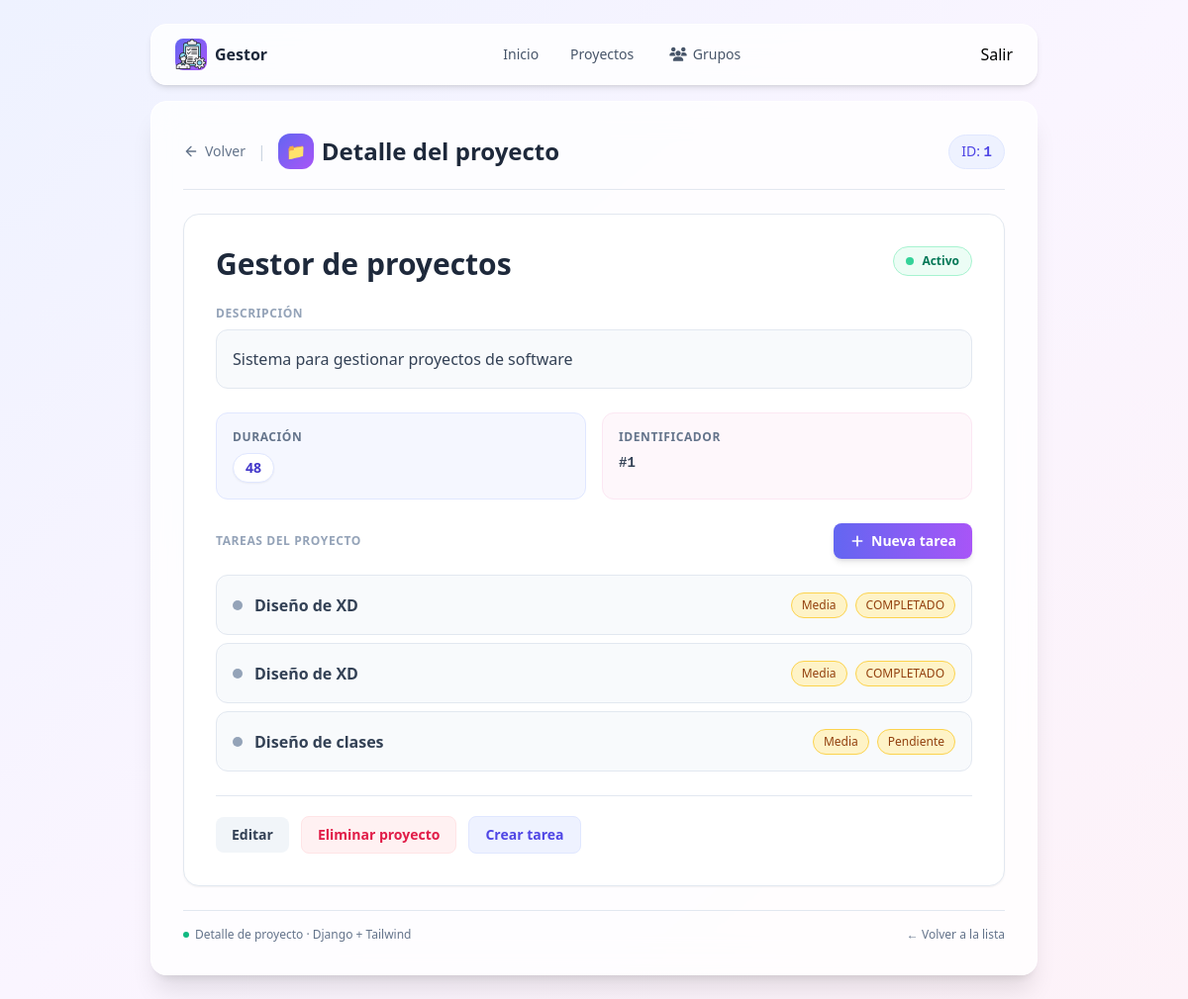
The page /proyectos/1/ (signed in) on the database as committed earlier.
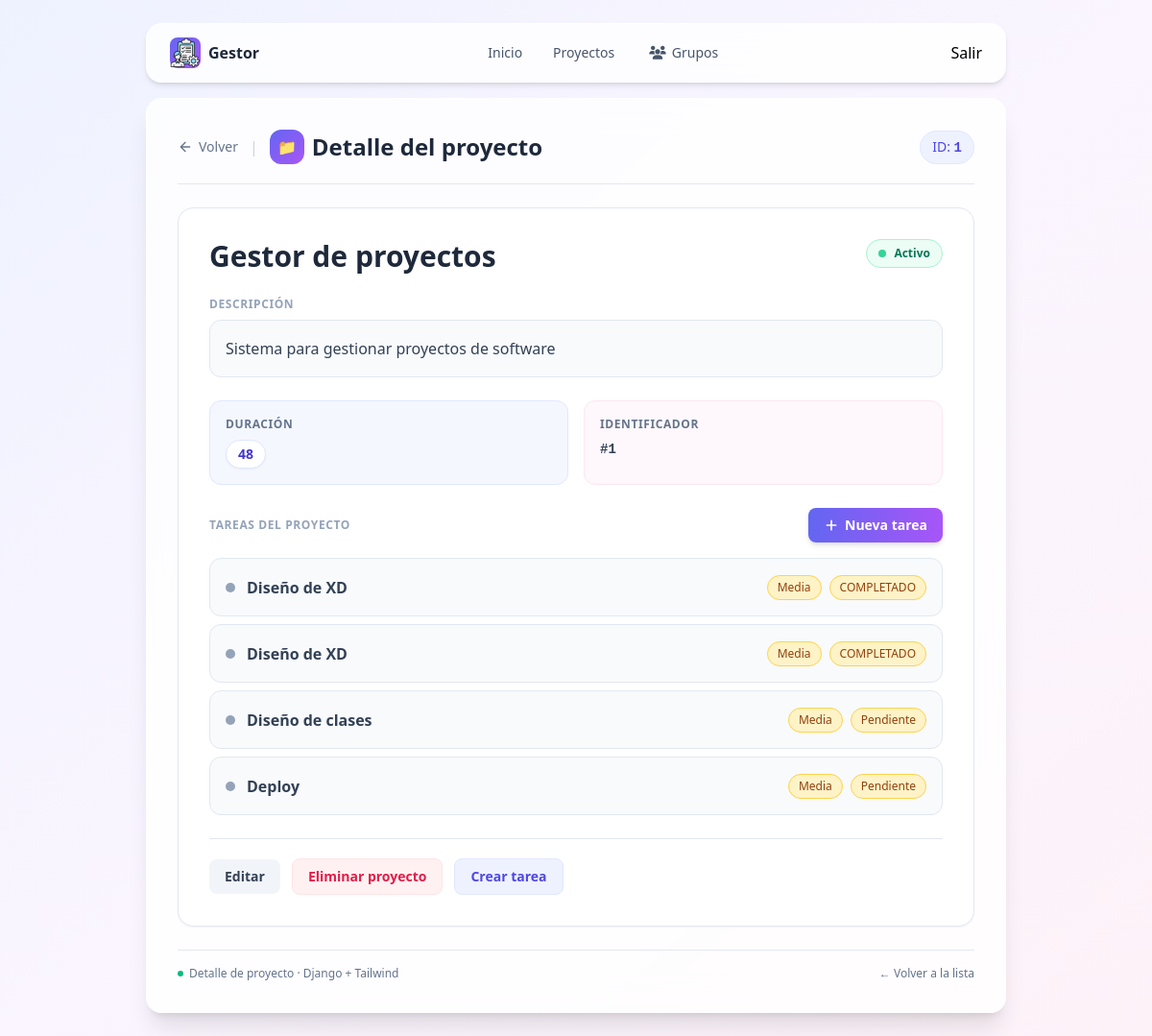
The same page on the database as committed later.
### gestor/models.py (models this page shows)
class Proyecto(models.Model):
  nombre = models.CharField(max_length=100)
  descripcion = models.TextField()
  duracion = models.IntegerField()
  imagen = models.ImageField(upload_to='proyectos/', default='proyectos/logo.png')

class Tarea(models.Model):
  PRIORIDAD_CHOICES = [
    ('BAJA', 'Baja'),
    ('MEDIA', 'Media'),
    ('ALTA', 'Alta'),
  ]
  ESTADO_CHOICES = [
    ('PENDIENTE', 'Pendiente'),
    ('EN_PROGRESO', 'En progreso'),
    ('COMPLETADA', 'Completada'),
  ]
  proyecto = models.ForeignKey(
    Proyecto,
    on_delete=models.CASCADE,
    related_name="tareas"
  )
  titulo = models.CharField(max_length=100)
  descripcion = models.TextField()
  prioridad = models.CharField(
    max_length=5,
    choices=PRIORIDAD_CHOICES,
    default='MEDIA'
  )
  estado = models.CharField(
    max_length=11,
    choices=ESTADO_CHOICES,
    default='PENDIENTE'
  )

### gestor/views.py (the view)
# urls.py: path('proyectos/<int:proyecto_id>/', views.proyecto_detalle, name='proyecto_detalle'),
@permission_required('gestor.view_proyecto', raise_exception=True)
def proyecto_detalle(request, proyecto_id):
  proyecto = Proyecto.objects.get(id=proyecto_id)
  return render(request, 'detalle_proyecto.html', {'proyecto': proyecto})

### gestor/templates/detalle_proyecto.html (shortened to what this page needs)
{% extends 'layouts/base.html' %}
{% block content %}
        <div class="flex flex-wrap items-center justify-between gap-4 mb-6 pb-5 border-b border-slate-200">
            <div class="flex items-center gap-3 flex-wrap">
                <a href="{% url 'proyectos' %}"
                   class="inline-flex items-center gap-1.5 text-sm font-medium text-slate-500 hover:text-indigo-600 transition">
                    <svg class="w-4 h-4" fill="none" stroke="currentColor" stroke-width="2" viewBox="0 0 24 24" stroke-linecap="round" stroke-linejoin="round">
                        <path d="M19 12H5M12 19l-7-7 7-7"/>
                    </svg>
                    Volver
                </a>
                <span class="text-slate-300">|</span>
                <h1 class="text-xl md:text-2xl font-bold text-slate-800 flex items-center gap-2">
                    <span class="inline-flex items-center justify-center w-9 h-9 rounded-xl bg-gradient-to-br from-indigo-500 to-purple-500 text-white text-base">
                        📁
                    </span>
                    Detalle del proyecto
                </h1>
            </div>
            <span class="text-sm bg-indigo-50 text-indigo-600 border border-indigo-100 px-3 py-1.5 rounded-full font-medium">
                ID: <span class="font-mono font-bold">{{ proyecto.id }}</span>
            </span>
        </div>
        <div class="bg-white border border-slate-200 rounded-2xl p-6 md:p-8 shadow-sm">
            <div class="flex flex-wrap items-start justify-between gap-3 mb-6">
                <h2 class="text-2xl md:text-3xl font-bold text-slate-800 break-words">
                    {{ proyecto.nombre }}
                </h2>
                <span class="inline-flex items-center gap-2 text-xs font-semibold text-emerald-700 bg-emerald-50 px-3 py-1.5 rounded-full border border-emerald-200">
                    <span class="w-2 h-2 rounded-full bg-emerald-400"></span>
                    Activo
                </span>
            </div>
            <div class="mb-6">
                <h3 class="text-xs font-bold text-slate-400 uppercase tracking-wider mb-2">
                    Descripción
                </h3>
                <div class="bg-slate-50 rounded-xl p-4 border border-slate-200">
                    <p class="text-slate-700 leading-relaxed">
                        {{ proyecto.descripcion|default:"<span class='text-slate-400 italic'>Sin descripción proporcionada</span>" }}
                    </p>
                </div>
            </div>
            <div class="grid grid-cols-1 sm:grid-cols-2 gap-4 mb-6">
                <div class="bg-indigo-50/60 rounded-xl p-4 border border-indigo-100">
                    <h3 class="text-xs font-bold text-slate-500 uppercase tracking-wider mb-2">
                        Duración
                    </h3>
                    <span class="inline-block bg-white px-3 py-1 rounded-full text-indigo-700 border border-indigo-100 text-sm font-semibold shadow-sm">
                        {{ proyecto.duracion|default:"No especificada" }}
                    </span>
                </div>
                <div class="bg-pink-50/60 rounded-xl p-4 border border-pink-100">
                    <h3 class="text-xs font-bold text-slate-500 uppercase tracking-wider mb-2">
                        Identificador
                    </h3>
                    <p class="text-slate-700 font-mono text-sm font-semibold">#{{ proyecto.id }}</p>
                </div>
            </div>
            <div class="mb-6">
                <div class="flex items-center justify-between gap-4 mb-4 flex-wrap">
                    <h3 class="text-xs font-bold text-slate-400 uppercase tracking-wider">
                        Tareas del proyecto
                    </h3>
                    <a href="{% url 'crear_tarea' proyecto.id %}"
                       class="inline-flex items-center gap-1.5 px-4 py-2 text-sm font-semibold text-white bg-gradient-to-r from-indigo-500 to-purple-500 hover:from-indigo-600 hover:to-purple-600 rounded-lg shadow-md transition">
                        <svg class="w-4 h-4" fill="none" stroke="currentColor" stroke-width="2.5" viewBox="0 0 24 24" stroke-linecap="round" stroke-linejoin="round">
                            <path d="M12 5v14M5 12h14"/>
                        </svg>
                        <span class="hidden sm:inline">Nueva tarea</span>
                    </a>
                </div>
                {% if proyecto.tareas.all %}
                    <div class="space-y-2">
                        {% for tarea in proyecto.tareas.all %}
                            <div class="flex flex-col sm:flex-row items-start sm:items-center gap-3 p-4 bg-slate-50 border border-slate-200 hover:border-purple-300 rounded-xl transition">
                                <div class="flex items-center gap-3 flex-1 min-w-0 w-full sm:w-auto">
                                    <span class="w-2.5 h-2.5 rounded-full flex-shrink-0
                                        {% if tarea.estado == 'COMPLETADA' %}bg-emerald-400
                                        {% elif tarea.estado == 'EN_PROGRESO' %}bg-amber-400
                                        {% else %}bg-slate-400{% endif %}">
                                    </span>
                                    <span class="font-semibold text-slate-700 truncate">{{ tarea.titulo }}</span>
                                </div>
                                <div class="flex flex-wrap items-center gap-2 w-full sm:w-auto">
                                    <span class="text-xs px-2.5 py-1 rounded-full font-medium border
                                        {% if tarea.prioridad == 'ALTA' %}bg-red-100 text-red-800 border-red-300
                                        {% elif tarea.prioridad == 'MEDIA' %}bg-amber-100 text-amber-800 border-amber-300
                                        {% else %}bg-emerald-100 text-emerald-800 border-emerald-300{% endif %}">
                                        {{ tarea.get_prioridad_display }}
                                    </span>
                                    <form action="{% url 'avanzar_estado_tarea' tarea.id %}" method="post">
                                        <button type="submit" class="text-xs px-2.5 py-1 rounded-full font-medium border
                                            {% if tarea.estado == 'COMPLETADA' %}bg-emerald-100 text-emerald-800 border-emerald-300
                                            {% elif tarea.estado == 'EN_PROGRESO' %}bg-blue-100 text-blue-800 border-blue-300
                                            {% else %}bg-amber-100 text-amber-800 border-amber-300{% endif %}"
                                            onclick="return confirm('¿Seguro de pasar al siguiente estado?')">
                                            {{ tarea.get_estado_display }}
                                        </button>
                                    </form>
                                </div>
                            </div>
                        {% endfor %}
                    </div>
                {% endif %}
            </div>
            <div class="flex flex-wrap items-center gap-3 pt-5 border-t border-slate-200 mt-4">
                <a href="{% url 'editar_proyecto' proyecto.id %}"
                   class="inline-flex items-center gap-2 px-4 py-2 text-sm font-semibold text-slate-700 bg-slate-100 hover:bg-slate-200 rounded-lg transition">
                    Editar
                </a>
                <a href="{% url 'eliminar_proyecto' proyecto.id %}"
                   onclick="return confirm('¿Está seguro de eliminar el proyecto?')"
                   class="inline-flex items-center gap-2 px-4 py-2 text-sm font-semibold text-rose-600 bg-rose-50 hover:bg-rose-100 border border-rose-100 rounded-lg transition">
                    Eliminar proyecto
                </a>
                <a href="{% url 'crear_tarea' proyecto.id %}"
                   class="inline-flex items-center gap-2 px-4 py-2 text-sm font-semibold text-indigo-600 bg-indigo-50 hover:bg-indigo-100 border border-indigo-100 rounded-lg transition">
                    Crear tarea
                </a>
            </div>
        </div>
        <div class="mt-6 pt-4 border-t border-slate-200 text-xs text-slate-500 flex flex-wrap justify-between items-center gap-2">
            <span class="inline-flex items-center gap-1.5">
                <span class="w-1.5 h-1.5 rounded-full bg-emerald-500"></span>
                Detalle de proyecto · Django + Tailwind
            </span>
            <a href="{% url 'proyectos' %}" class="hover:text-indigo-600 font-medium transition">
                ← Volver a la lista
            </a>
        </div>
{% endblock %}

### gestor/templates/layouts/base.html (shortened to what this page needs)
{% load static %}
<!DOCTYPE html>
<html lang="es">
<head>
    <script src="https://cdn.tailwindcss.com"></script>
    <link rel="stylesheet" href="https://cdnjs.cloudflare.com/ajax/libs/font-awesome/6.5.1/css/all.min.css">
</head>
<body class="bg-gradient-to-br from-indigo-50 via-purple-50 to-pink-50 min-h-screen p-4 md:p-6">
  <nav class="w-full max-w-4xl mx-auto mb-4 bg-white/80 backdrop-blur-lg rounded-2xl shadow-md border border-white px-4 md:px-6 py-3 flex items-center justify-between">
    <a href="{% url 'home' %}" class="flex items-center gap-2 font-bold text-slate-800 hover:text-indigo-600 transition">
        <span class="inline-flex items-center justify-center w-8 h-8 rounded-lg bg-gradient-to-br from-indigo-500 to-purple-500 text-white text-sm">
            <img src="{% static 'img/logo.png' %}" alt="Logo">
        </span>
        <span class="hidden sm:inline">Gestor</span>
    </a>
    <div class="flex items-center gap-1 sm:gap-2">
        <a href="{% url 'home' %}"
            class="px-3 py-2 text-sm font-medium text-slate-600 hover:text-indigo-600 hover:bg-indigo-50 rounded-lg transition">
            Inicio
        </a>
        <a href="{% url 'proyectos' %}"
            class="px-3 py-2 text-sm font-medium text-slate-600 hover:text-indigo-600 hover:bg-indigo-50 rounded-lg transition">
            Proyectos
        </a>
        {% if user.is_staff %}
            <a href="{% url 'grupos' %}"
            class="nav-link inline-flex items-center gap-1.5 px-3 sm:px-4 py-2 text-sm font-medium text-slate-600 hover:text-indigo-600 hover:bg-indigo-50/80 rounded-lg transition-all">
                <i class="fa-solid fa-users icon-sm" aria-hidden="true"></i>
                <span class="hidden sm:inline">Grupos</span>
            </a>
        {% endif %}
    </div>
    <form action="{% url 'logout' %}" method="post">
        <button type="submit">Salir</button>
    </form>
  </nav>
  <main class="w-full max-w-4xl mx-auto bg-white/80 backdrop-blur-lg rounded-2xl shadow-xl border border-white p-6 md:p-8">
    {% block content %}
    {% endblock %}
  </main>
</body>
</html>

Rows that differ between the two databases and show on the page:
added Tarea: titulo "Deploy", prioridad "Media", estado "Pendiente"
